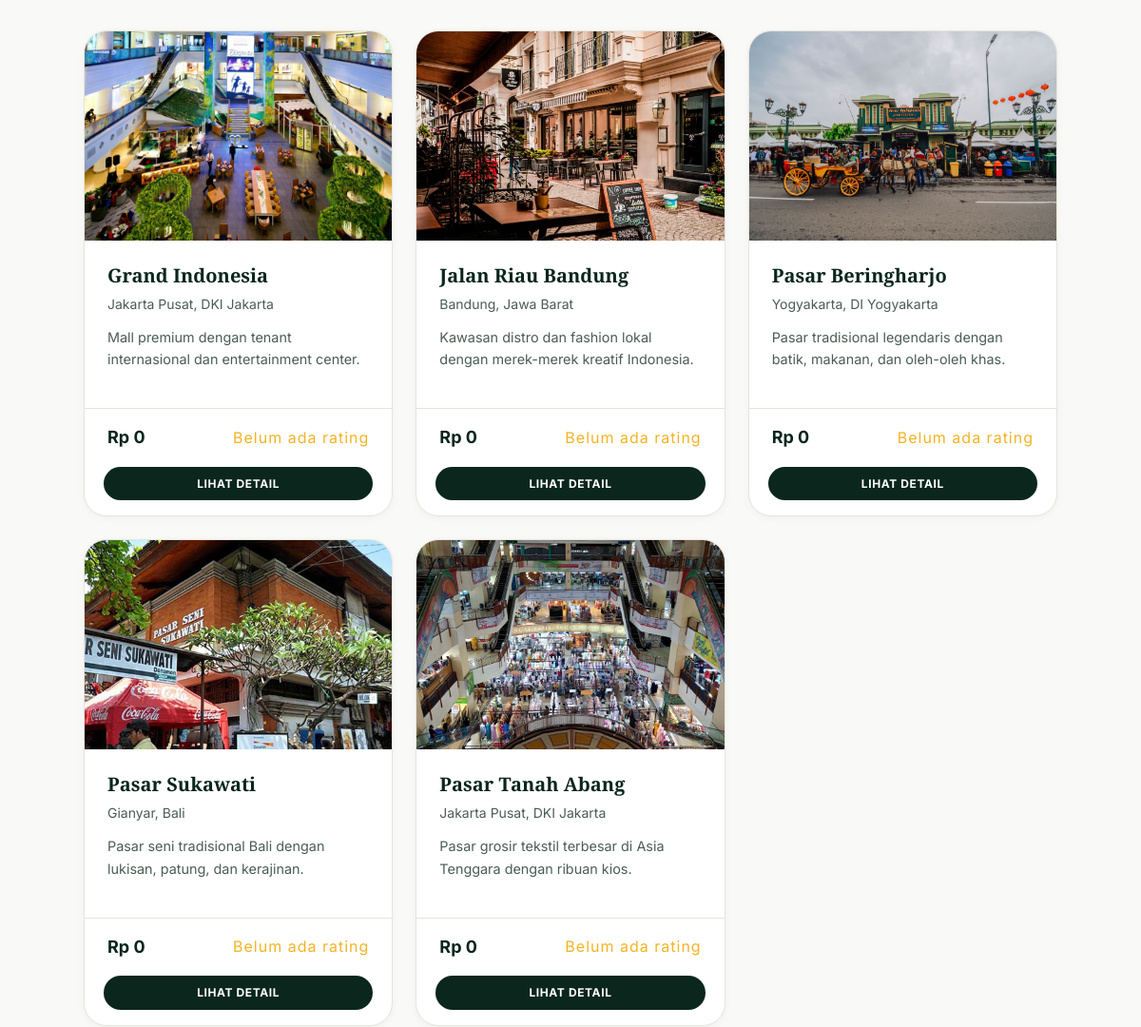
The app's page /index.php?category=8 (middle part), older data.
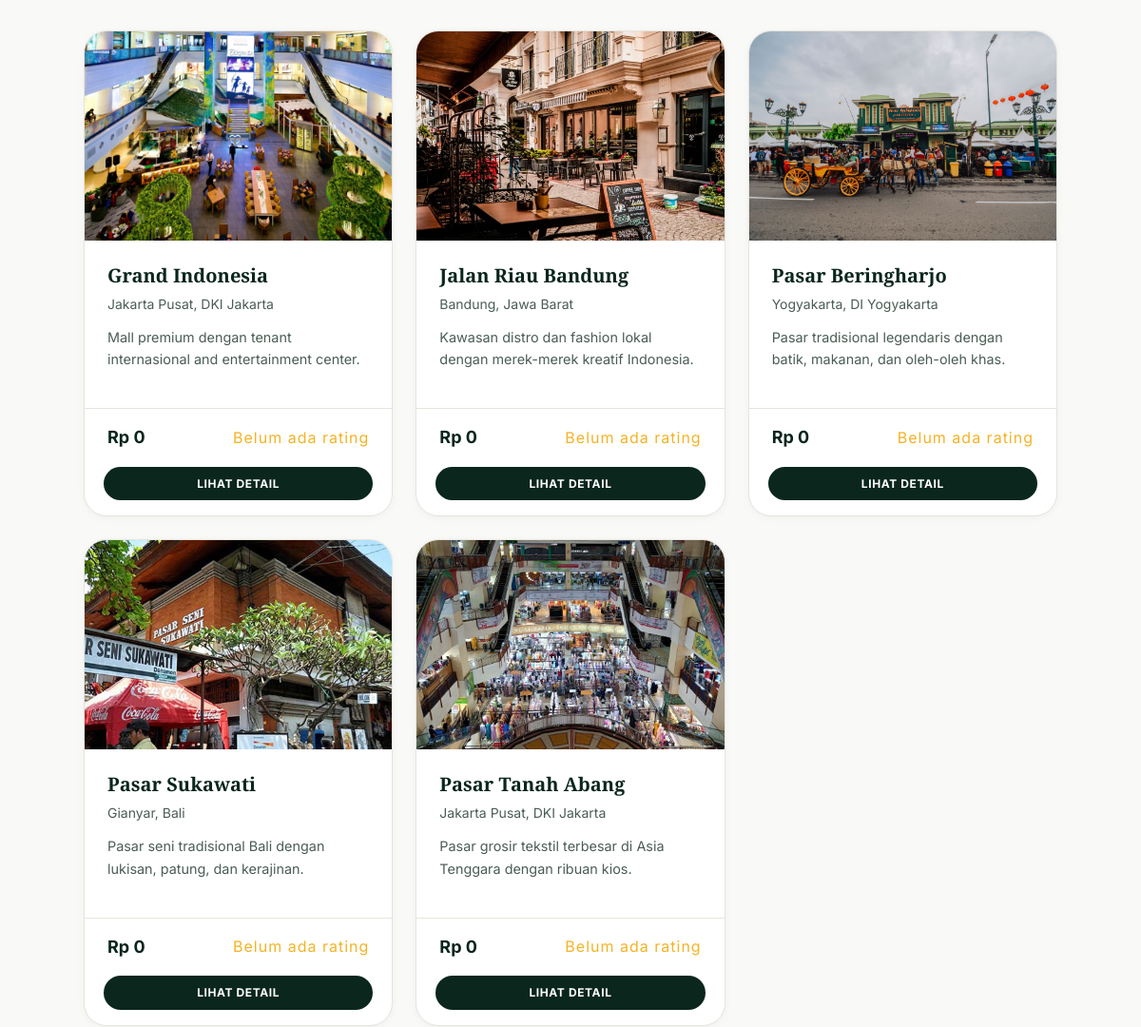
The same page, newer data.
### tables this page shows
CREATE TABLE places (
    id           INT AUTO_INCREMENT PRIMARY KEY,
    name         VARCHAR(150) NOT NULL,
    category_id  INT NOT NULL,
    location     VARCHAR(200) NOT NULL,
    description  TEXT,
    entrance_fee DECIMAL(10, 2) DEFAULT 0,
    parking_fee  DECIMAL(10, 2) DEFAULT 0,
    meal_cost    DECIMAL(10, 2) DEFAULT 0,
    latitude     VARCHAR(20),
    longitude    VARCHAR(20),
    image_url    VARCHAR(255) DEFAULT '',
    status       ENUM('pending', 'approved', 'rejected') DEFAULT 'pending',
    submitted_by INT,
    created_at   TIMESTAMP DEFAULT CURRENT_TIMESTAMP,
    updated_at   TIMESTAMP DEFAULT CURRENT_TIMESTAMP ON UPDATE CURRENT_TIMESTAMP,
    FOREIGN KEY (category_id)  REFERENCES categories(id) ON DELETE CASCADE,
    FOREIGN KEY (submitted_by) REFERENCES users(id) ON DELETE SET NULL
);

### includes/functions.php (called while the page is built, shortened)
<?php
function get_places_by_category($pdo, $category_id, $status = 'approved') {
    $stmt = $pdo->prepare("SELECT * FROM places WHERE category_id = ? AND status = ? ORDER BY `name` ASC");
    $stmt->execute([$category_id, $status]);
    return $stmt->fetchAll();
}
function get_avg_rating($pdo, $place_id) {
    $stmt = $pdo->prepare("SELECT AVG(rating) as avg_rating, COUNT(*) as count FROM reviews WHERE place_id = ?");
    $stmt->execute([$place_id]);
    return $stmt->fetch();
}
function esc($str) {
    return htmlspecialchars($str ?? '', ENT_QUOTES, 'UTF-8');
}
function format_rupiah($amount) {
    return 'Rp ' . number_format($amount, 0, ',', '.');
}
function truncate($str, $length = 100) {
    if (strlen($str) <= $length) return $str;
    return substr($str, 0, $length) . '...';
}
?>

### index.php (the view, shortened to what this page needs)
<?php
require_once 'includes/header.php';
?>
<div class="container">
    <?php
    if (isset($_GET['category']) && is_numeric($_GET['category'])):
        $cat_id = (int)$_GET['category'];
        $places = get_places_by_category($pdo, $cat_id, 'approved');
    ?>
        <div class="grid grid-3 mb-4">
            <?php foreach ($places as $place):
                $rating = get_avg_rating($pdo, $place['id']);
            ?>
                <article class="card">
                    <div class="card-image" style="background-image: url('assets/img/<?php echo esc($place['image_url']); ?>'); background-size: cover; background-position: center;"></div>
                    <div class="card-body">
                        <h3 class="card-title"><?php echo esc($place['name']); ?></h3>
                        <div class="card-meta">
                            <?php echo esc($place['location']); ?>
                        </div>
                        <p class="card-text"><?php echo esc(truncate($place['description'], 120)); ?></p>
                    </div>
                    <div class="card-footer">
                        <span class="card-price"><?php echo format_rupiah($place['entrance_fee']); ?></span>
                        <span class="stars"><?php echo $rating['count'] > 0 ? number_format($rating['avg_rating'], 1) . ' ★' : 'Belum ada rating'; ?></span>
                    </div>
                    <div style="padding: 0 1.25rem 1rem;">
                        <a href="place.php?id=<?php echo $place['id']; ?>" class="btn btn-primary btn-sm btn-block">Lihat Detail</a>
                    </div>
                </article>
            <?php endforeach; ?>
        </div>
    <?php endif; ?>
</div>
<?php require_once 'includes/footer.php'; ?>

### includes/header.php (shortened to what this page needs)
<?php
require_once __DIR__ . '/functions.php';
$prefix = str_contains($_SERVER['PHP_SELF'], '/admin/') ? '../' : '';
?>
<!DOCTYPE html>
<html lang="id">
<head>
    <link rel="stylesheet" href="<?php echo $prefix; ?>assets/css/style.css">
</head>
<body>
    <main class="main-content">

### includes/footer.php (shortened to what this page needs)
    </main>
</body>
</html>

Row changes from the older to the newer data that the page shows:
changed places "Grand Indonesia": description "Mall premium dengan tenant internasional dan entertainment center." → "Mall premium dengan tenant internasional and entertainment center."
